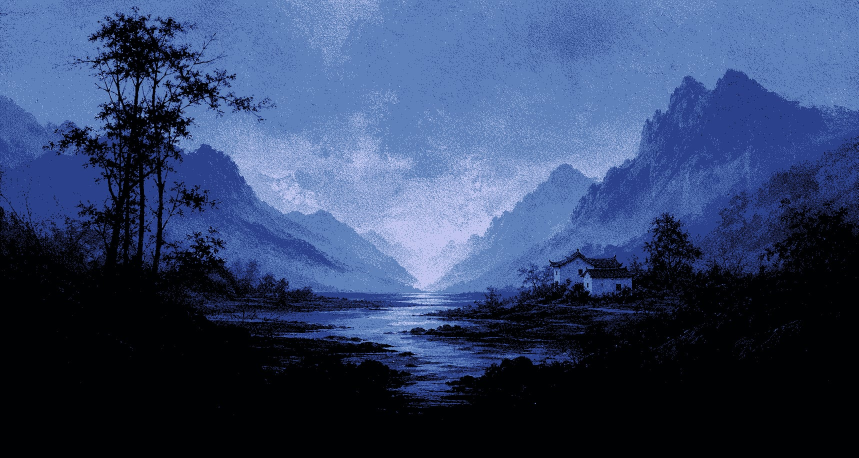
#> input picture src/assets/onboarding-backdrop.jpg, 1717 x 916 px (shown at 1/2 size)
$ python split-layers.py
#> lines starting #> are read from the running program, lines starting #| are printed output that depends on the picture; after the words box and inside, x2 and y2 are one past the last pixel; in counts of white or black regions, pixels touching at a corner belong together
# PROTOTYPE: splits src/assets/onboarding-backdrop.jpg into parallax layers
# and paints the trees out so they can be drawn from code instead.
# Needs numpy and opencv-python-headless.
#   python split-layers.py [debug-dir]

import sys
from pathlib import Path

import cv2
import numpy as np

HERE = Path(__file__).parent
SRC = HERE.parents[2] / "assets" / "onboarding-backdrop.jpg"
OUT = HERE / "layers"
DEBUG = Path(sys.argv[1]) if len(sys.argv) > 1 else None

# How far a layer's pixels reach past its own edge, so a nearer layer can
# drift a few pixels without opening a hole.
BLEED = 28

rng = np.random.default_rng(7)
img = cv2.imread(str(SRC))
#> img is the input picture: shape (916, 1717, 3); mean B, G, R 103.8, 66.9, 50.5
H, W = img.shape[:2]
#> H = 916; W = 1717
ys = np.mgrid[0:H, 0:W][0]


def poly(points):
    m = np.zeros((H, W), np.uint8)
    cv2.fillPoly(m, [np.array(points, np.int32)], 255)
    return m > 0


def below(ridge):
    return poly([(0, H), (0, ridge[0][1]), *ridge, (W, ridge[-1][1]), (W, H)])


def line(points):
    xp, yp = zip(*points)
    return np.interp(np.arange(W), xp, yp)[None, :]


def grow(mask, px):
    k = cv2.getStructuringElement(cv2.MORPH_ELLIPSE, (2 * px + 1, 2 * px + 1))
    return cv2.dilate(mask.astype(np.uint8), k) > 0


def redither(fill, mask):
    # Inpainting leaves smooth smears. Put grain back so it matches the stipple.
    grain = rng.normal(0, 14, fill.shape)
    out = fill.astype(np.float32)
    out[mask] += grain[mask]
    return np.clip(out, 0, 255).astype(np.uint8)


def fill_holes(src, holes, radius=4, coarse=8):
    # Inpaint at 1/coarse scale first. Any cell that touches a hole counts as a
    # hole, so the fill only samples clean pixels and nothing dark bleeds in.
    small = (W // coarse, H // coarse)
    src_s = cv2.resize(src, small, interpolation=cv2.INTER_AREA)
    holes_s = cv2.resize(holes.astype(np.float32), small, interpolation=cv2.INTER_AREA) > 0
    holes_s = cv2.dilate(holes_s.astype(np.uint8), np.ones((3, 3), np.uint8))
    base = cv2.inpaint(src_s, holes_s * 255, radius, cv2.INPAINT_TELEA)
    base = cv2.resize(base, (W, H), interpolation=cv2.INTER_CUBIC)
    out = src.copy()
    out[holes] = base[holes]
    return redither(out, holes)


# Trees ------------------------------------------------------------------

# (area, ground line, patch). A zone with a patch offset is covered with the
# painting that far to its left instead of being inpainted. The tree by the
# house is painted in mid blues that darkness alone doesn't catch, and a blurry
# fill there shows as a box.
tree_zones = [
    (poly([(80, 0), (560, 0), (560, 560), (80, 560)]),
     line([(80, 440), (200, 452), (330, 470), (430, 500), (560, 560)]), 0),
    (poly([(1270, 410), (1420, 410), (1420, 560), (1270, 560)]),
     line([(1270, 500), (1420, 500)]), 0),
    (poly([(1028, 518), (1093, 518), (1093, 590), (1028, 590)]),
     line([(1028, 575), (1093, 575)]), 70),
]
#> in poly, `cv2.fillPoly(m, [np.array(points, np.int32)], 255)`:
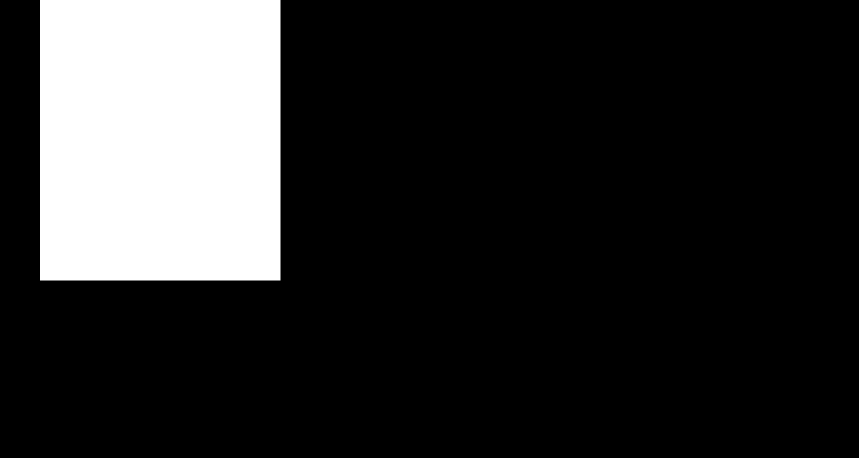
#> m: shape (916, 1717) (shown at 1/2 size); 17.2% white; 1 white region, box (x1, y1, x2, y2) and area: (80, 0, 561, 561) 269841
#> in poly (call 2), `cv2.fillPoly(m, [np.array(points, np.int32)], 255)`: m: shape (916, 1717); 1.4% white; 1 white region, box (x1, y1, x2, y2) and area: (1270, 410, 1421, 561) 22801
#> in poly (call 3), `cv2.fillPoly(m, [np.array(points, np.int32)], 255)`: m: shape (916, 1717); 0.31% white; 1 white region, box (x1, y1, x2, y2) and area: (1028, 518, 1094, 591) 4818


def find_trees(src, contrast):
    # A tree pixel is either near black or much darker than its surroundings,
    # which catches the thin branches against the sky.
    gray = cv2.cvtColor(src, cv2.COLOR_BGR2GRAY)
    soft = cv2.GaussianBlur(gray, (3, 3), 0).astype(np.int16)
    around = cv2.medianBlur(gray, 41).astype(np.int16)
    dark = (soft < 34) | (soft < around - contrast)
    dark = cv2.morphologyEx(dark.astype(np.uint8), cv2.MORPH_CLOSE, np.ones((5, 5), np.uint8)) > 0
    found = np.zeros((H, W), bool)
    for zone, ground, patch in tree_zones:
        if not patch:
            found |= zone & dark & (ys < ground)
    return grow(found, 3)


trees = find_trees(img, 38)
#> in find_trees, `dark = (soft < 34) | (soft < around - contrast)`: dark: shape (916, 1717) bool; 42.1% white; 1559 white regions (1427 under 20 px), largest, box (x1, y1, x2, y2) and area: (0, 27, 1717, 916) 643579, (326, 157, 441, 220) 2265, (343, 376, 414, 425) 1161
#> in find_trees, `dark = cv2.morphologyEx(dark.astype(np.uint8), cv2.MORPH_CLOSE, np.one..`: dark: shape (916, 1717) bool; 44.4% white; 618 white regions (532 under 20 px), largest, box (x1, y1, x2, y2) and area: (0, 24, 1717, 916) 687516, (333, 364, 418, 433) 2013, (309, 33, 372, 74) 987
#> in grow, `return cv2.dilate(mask.astype(np.uint8), k) > 0`: returned value: shape (916, 1717) bool; 6.1% white; 46 white regions, largest, box (x1, y1, x2, y2) and area: (110, 21, 556, 473) 84218, (1285, 423, 1404, 503) 5418, (372, 461, 455, 506) 1750
clean = fill_holes(img, trees)
#> in fill_holes, `holes_s = cv2.resize(holes.astype(np.float32), small, interpolation=cv..`: holes_s: shape (114, 214) bool; 8.6% white; 9 white regions (4 under 20 px), largest, box (x1, y1, x2, y2) and area: (10, 1, 70, 59) 1826, (160, 52, 175, 63) 112, (62, 39, 71, 51) 53, (46, 56, 57, 63) 53, (54, 37, 63, 49) 31
#> in fill_holes, `holes_s = cv2.dilate(holes_s.astype(np.uint8), np.ones((3, 3), np.uint..`: holes_s: shape (114, 214); values 0 (black) and 1 (white), 11.3% white; 4 white regions (2 under 20 px), largest, box (x1, y1, x2, y2) and area: (9, 0, 72, 64) 2565, (159, 51, 176, 64) 168
#> in fill_holes, `out[holes] = base[holes]`: out: shape (916, 1717, 3); 6.11% of pixels changed, all inside (x1, y1, x2, y2) = (84, 10, 1404, 556)
#> in redither, `out[mask] += grain[mask]`:
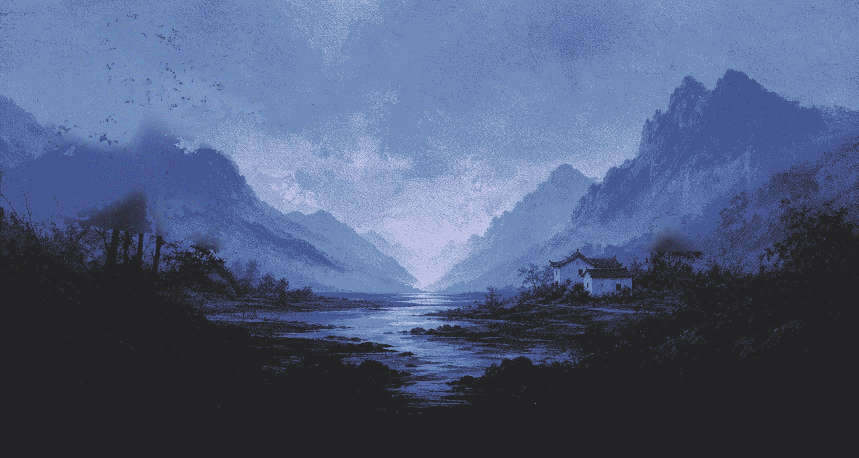
#> out: shape (916, 1717, 3) float32 (shown at 1/2 size); mean B, G, R 107.8, 69.9, 52.9; drawn with min black and max white
# A second, touchier pass picks up the specks the first fill left behind.
specks = find_trees(clean, 24)
#> call 2 of find_trees, with contrast = 24
#> in find_trees (call 2), `around = cv2.medianBlur(gray, 41).astype(np.int16)`:
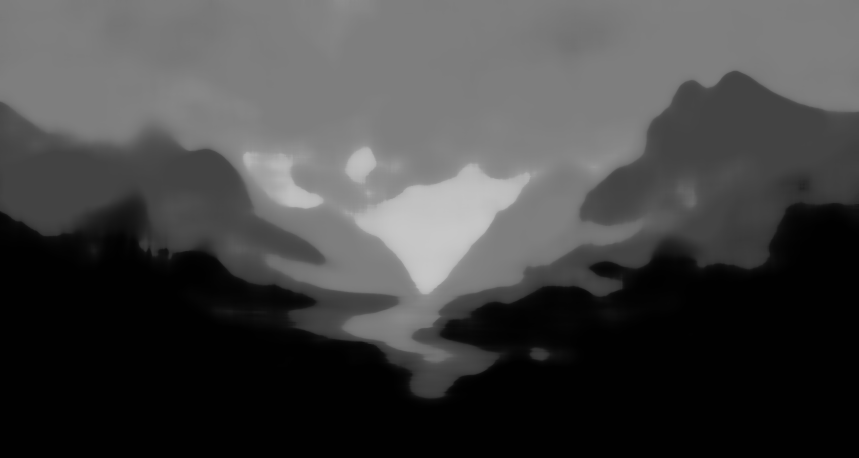
#> around: shape (916, 1717) int16 (shown at 1/2 size); min 1, max 199, mean 68.1
#> in find_trees (call 2), `dark = (soft < 34) | (soft < around - contrast)`: dark: shape (916, 1717) bool; 40.4% white; 2951 white regions (2735 under 20 px), largest, box (x1, y1, x2, y2) and area: (0, 397, 1717, 916) 610280, (662, 595, 771, 619) 842, (777, 605, 892, 615) 536
#> in find_trees (call 2), `dark = cv2.morphologyEx(dark.astype(np.uint8), cv2.MORPH_CLOSE, np.one..`: dark: shape (916, 1717) bool; 42.6% white; 1344 white regions (1183 under 20 px), largest, box (x1, y1, x2, y2) and area: (0, 330, 1717, 916) 640256, (715, 331, 1034, 454) 6910, (767, 587, 892, 615) 1042
#> in grow (call 2), `return cv2.dilate(mask.astype(np.uint8), k) > 0`: returned value: shape (916, 1717) bool; 1.8% white; 233 white regions, largest, box (x1, y1, x2, y2) and area: (154, 392, 299, 467) 5997, (1306, 477, 1375, 503) 1271, (506, 402, 564, 452) 971
clean = fill_holes(clean, specks)
#> call 2 of fill_holes, with radius = 4, coarse = 8
#> in fill_holes (call 2), `holes_s = cv2.resize(holes.astype(np.float32), small, interpolation=cv..`: holes_s: shape (114, 214) bool; 5.1% white in thin lines or dots, all inside (x1, y1, x2, y2) = (9, 0, 178, 68)
#> in fill_holes (call 2), `holes_s = cv2.dilate(holes_s.astype(np.uint8), np.ones((3, 3), np.uint..`: holes_s: shape (114, 214); values 0 (black) and 1 (white), 11% white; 9 white regions (2 under 20 px), largest, box (x1, y1, x2, y2) and area: (8, 0, 72, 58) 1885, (18, 45, 56, 64) 395, (160, 51, 179, 64) 174
#> in fill_holes (call 2), `out[holes] = base[holes]`:
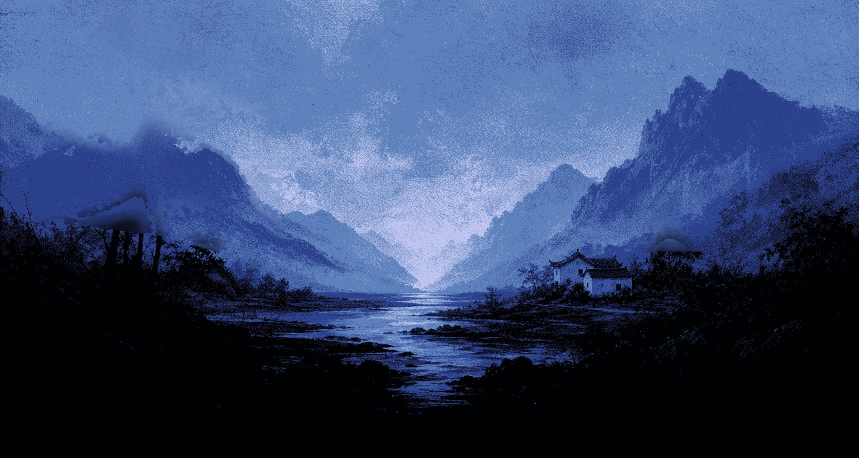
#> out: shape (916, 1717, 3) (shown at 1/2 size); mean B, G, R 108.9, 70.4, 53
trees |= specks
#> trees: shape (916, 1717) bool; 7.1% white; 122 white regions, largest, box (x1, y1, x2, y2) and area: (84, 10, 556, 473) 92699, (1285, 421, 1404, 503) 5870, (372, 461, 455, 506) 1773

treeless = clean

# Just above the ground a sky-coloured fill reads as a glowing smear. Fade back
# to the painted trunk bases there, so they fold into the ground layer.
keep = np.zeros((H, W), np.float32)
for zone, ground, _ in tree_zones:
    keep = np.maximum(keep, zone * np.clip((ys - ground + 60) / 60, 0, 1))
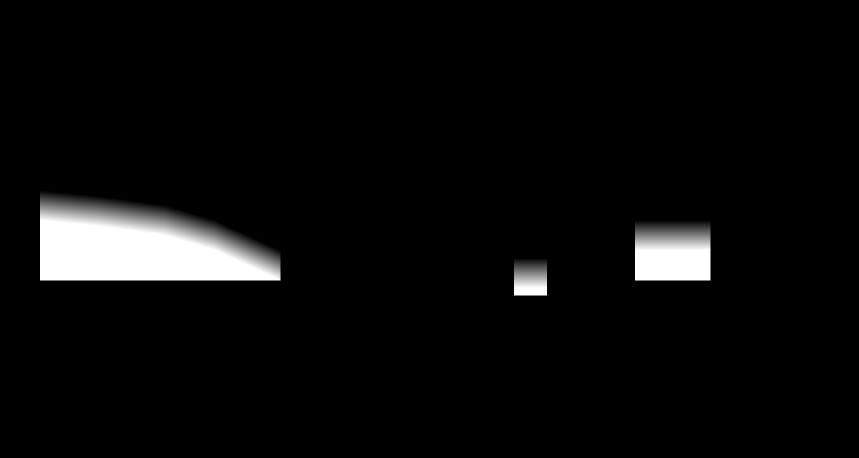
#> keep: shape (916, 1717) float64 (shown at 1/2 size); min 0, max 1, mean 0.0441
keep = (keep * trees)[..., None]
#> keep: shape (916, 1717, 1) float64
clean = (img * keep + treeless * (1 - keep)).astype(np.uint8)

for zone, ground, patch in tree_zones:
    if patch:
        area = grow(zone & (ys < ground), 4).astype(np.float32)
        blend = cv2.GaussianBlur(area, (0, 0), 4)[..., None]
        source = np.roll(img, patch, axis=1)
        clean = (source * blend + clean * (1 - blend)).astype(np.uint8)
        treeless = (source * blend + treeless * (1 - blend)).astype(np.uint8)
        trees |= area > 0
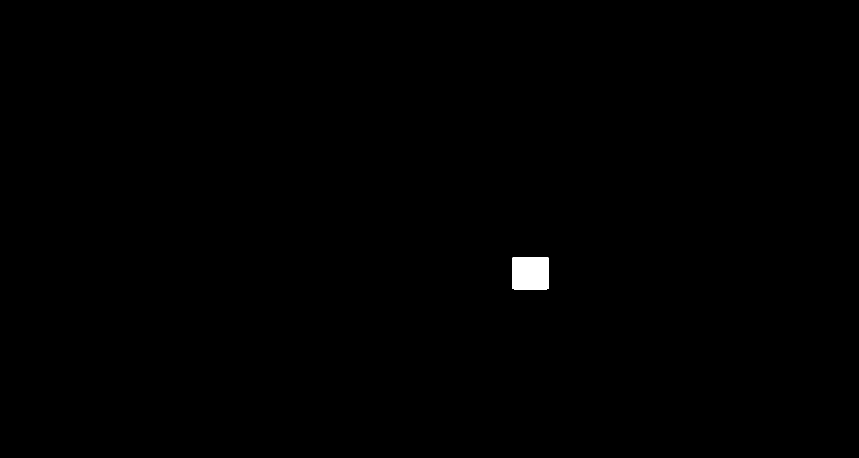
#> area: shape (916, 1717) float32 (shown at 1/2 size); values 0 (black) and 1 (white), 0.3% white; 1 white region, box (x1, y1, x2, y2) and area: (1024, 514, 1098, 579) 4786

# Layers, back to front --------------------------------------------------
# Each extent is everything the layer would cover if nothing sat in front.

far = below([
    (0, 440), (560, 428), (610, 420), (645, 418), (700, 450), (760, 500),
    (820, 575), (860, 588), (905, 525), (955, 470), (1005, 440), (1060, 385),
    (1100, 345), (1128, 328), (1165, 345), (1210, 375), (W, 400),
])
#> in poly (call 4), `cv2.fillPoly(m, [np.array(points, np.int32)], 255)`:
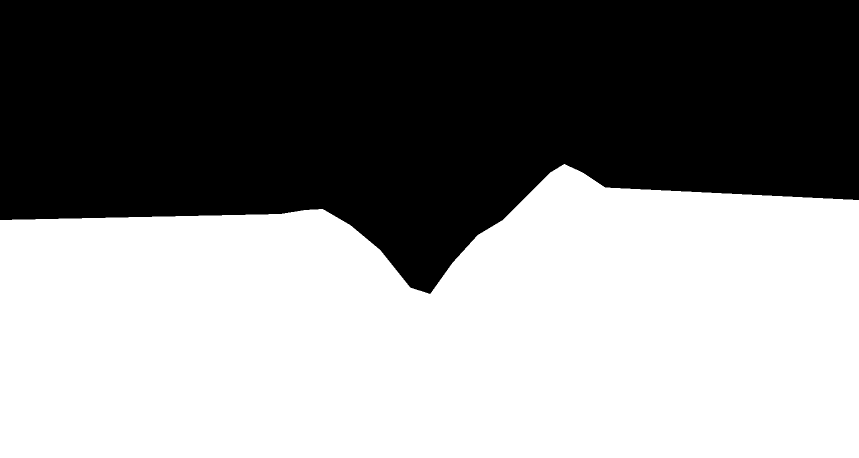
#> m: shape (916, 1717) (shown at 1/2 size); 53.5% white; 1 black region, box (x1, y1, x2, y2) and area: (0, 0, 1717, 588) 731285

near = below([
    (0, 190), (45, 215), (95, 255), (150, 262), (250, 275), (330, 285),
    (370, 300), (405, 292), (440, 318), (475, 360), (520, 410), (570, 455),
    (640, 492), (720, 540), (790, 580), (820, 590), (880, 590), (960, 575),
    (1030, 545), (1085, 505), (1130, 470), (1165, 435), (1195, 385),
    (1225, 320), (1265, 255), (1300, 205), (1335, 165), (1368, 150),
    (1405, 165), (1440, 148), (1470, 140), (1515, 170), (1560, 200),
    (1620, 212), (W, 220),
])

water = ys >= 583

house = poly([
    (1095, 540), (1098, 520), (1112, 508), (1140, 497), (1162, 510),
    (1178, 516), (1215, 514), (1240, 522), (1262, 546), (1268, 590),
    (1098, 592),
])

def write_layers(src, out):
    # The foreground is the dark mass along the bottom and both flanks,
    # whatever of it touches the bottom edge.
    soft = cv2.GaussianBlur(cv2.cvtColor(src, cv2.COLOR_BGR2GRAY), (0, 0), 3)
    shadow = (soft < 36) & (ys > line([(0, 380), (500, 520), (860, 600), (1250, 560), (1500, 380), (W, 300)]))
    shadow = cv2.morphologyEx(shadow.astype(np.uint8), cv2.MORPH_CLOSE, np.ones((9, 9), np.uint8))
    _, labels = cv2.connectedComponents(shadow)
    ground = np.isin(labels, np.unique(labels[-1][labels[-1] > 0]))
    ground = cv2.morphologyEx(ground.astype(np.uint8), cv2.MORPH_OPEN, np.ones((3, 3), np.uint8)) > 0
    ground &= ~house | (ys > 585)

    stack = [
        ("sky", np.ones((H, W), bool)),
        ("far", far),
        ("near", near),
        ("water", water),
        ("house", house),
        ("ground", ground),
    ]

    out.mkdir(parents=True, exist_ok=True)
    sheet = []
    for i, (name, extent) in enumerate(stack):
        covered = np.zeros((H, W), bool)
        for _, front in stack[i + 1:]:
            covered |= front
        shown = extent & ~covered
        hidden = extent & covered
        pixels = fill_holes(src, hidden) if hidden.any() else src.copy()
        alpha = extent & (shown | grow(shown, BLEED))
        rgba = np.dstack([pixels, alpha.astype(np.uint8) * 255])
        cv2.imwrite(str(out / f"{name}.webp"), rgba, [cv2.IMWRITE_WEBP_QUALITY, 92])
        checker = ((np.indices((H, W)).sum(0) // 16) % 2 * 60 + 60).astype(np.uint8)
        tile = np.where(alpha[..., None], pixels, checker[..., None])
        cv2.putText(tile, name, (20, 60), 0, 2, (0, 255, 255), 4)
        sheet.append(cv2.resize(tile, (W // 2, H // 2)))
    return np.vstack([np.hstack(sheet[i:i + 2]) for i in range(0, 6, 2)])


sheet = write_layers(clean, OUT)
#> the loop in write_layers, `for i, (name, extent) in enumerate(stack):` made 6 passes
#> name on passes 1 to 6: 'sky', 'far', 'near', 'water', 'house', 'ground'
#> after the loop in write_layers, `for i, (name, extent) in enumerate(stack):`: sheet = 6 items

if DEBUG:
    DEBUG.mkdir(parents=True, exist_ok=True)
    marked = img.copy()
    marked[trees] = (0, 0, 255)
    cv2.imwrite(str(DEBUG / "trees-mask.png"), marked)
    cv2.imwrite(str(DEBUG / "clean.png"), clean)
    cv2.imwrite(str(DEBUG / "layers.png"), sheet)
